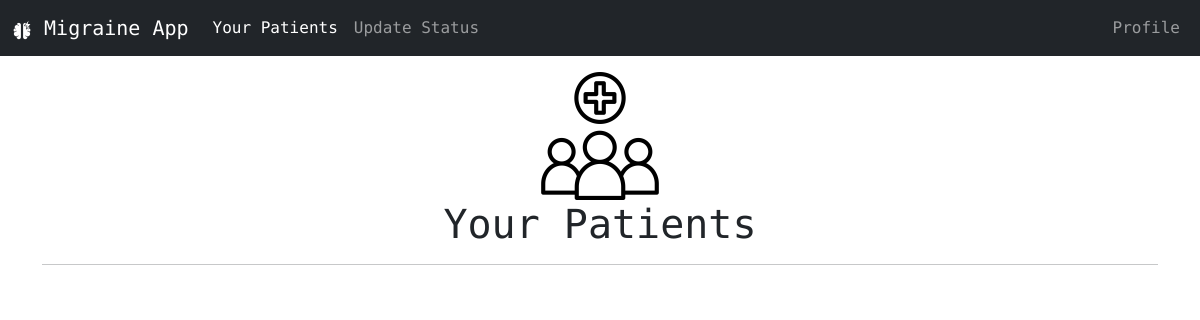
/care_home (signed in), run on an earlier commit of the app's database.
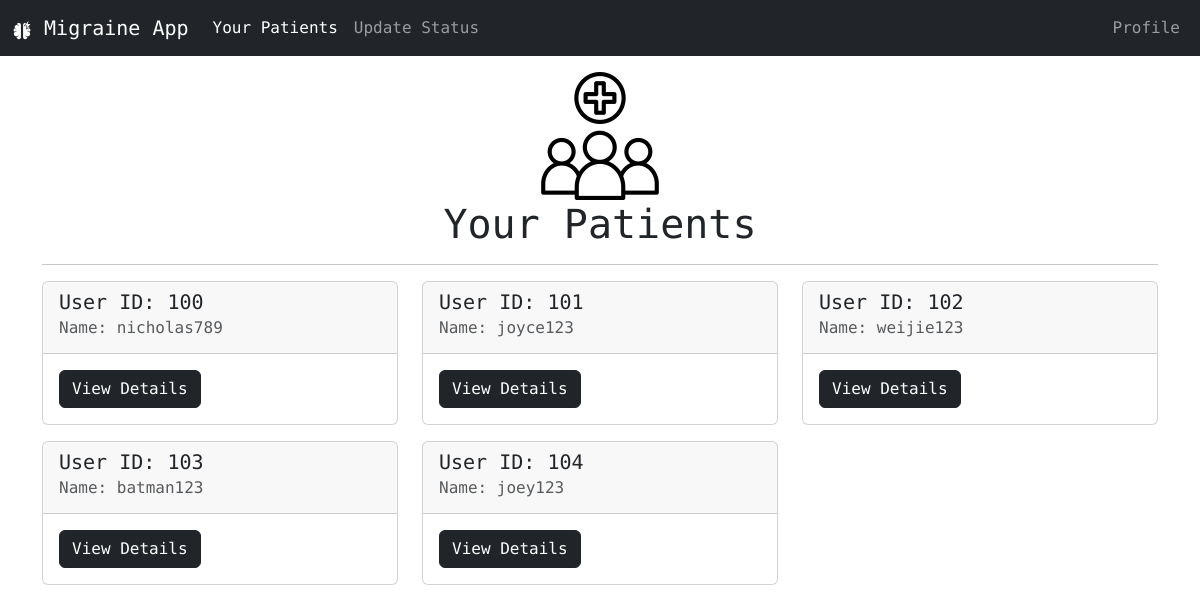
And on a later commit of the database.
### website/models.py (models this page shows)
class User(db.Model, UserMixin):
    id = db.Column(db.Integer, primary_key=True, autoincrement=True)
    email = db.Column(db.String(150), unique=True)
    password = db.Column(db.String(150))
    name = db.Column(db.String(150))
    isActive = db.Column(db.Boolean, default=True)
    caretaker_id = db.Column(db.Integer, db.ForeignKey("caretaker.id"))
    caretaker = db.relationship("Caretaker", back_populates="user")

### website/views.py (the view)
@views.route("/care_home")
@login_required
def care_home():
    print(current_user)
    care_id = current_user.id
    print(care_id)
    user_card = (
        db.session.query(
            User.id,
            User.name
        ).filter(
            User.caretaker_id == care_id
        ).all()
    )
    for i in user_card:
        print(i)
    return render_template("care_home.html", user=current_user, user_card=user_card)

### website/__init__.py (called while the page is built)
def create_app():
    app = Flask(__name__)
    app.config["SECRET_KEY"] = "heisenberg"
    app.config["SQLALCHEMY_DATABASE_URI"] = f"sqlite:///{DB_NAME}"
    db.init_app(app)
    from .views import views
    from .auth import auth
    app.register_blueprint(views, url_prefix="/")
    app.register_blueprint(auth, url_prefix="/")
    from .models import User, Caretaker, Admin
    create_database(app)
    login_manager = LoginManager()
    login_manager.login_view = "auth.login"
    login_manager.login_message = "User needs to be logged in to view this page"
    login_manager.login_message_category = "error"
    login_manager.init_app(app)
    @login_manager.user_loader
    def load_user(email):
        u = User.query.get(email)
        c = Caretaker.query.get(email)
        a = Admin.query.get(email)
        return u or c or a
    return app

### website/templates/care_home.html (shortened to what this page needs)
{% extends 'care_base.html' %}
{% block homeActive%}
    nav-link active
{% endblock %}
{% block body %}
    <div class="text-center m-3">
        <img src="../static/img/yourPatient25%.png" alt="migraine logo">
        <h1>Your Patients</h1>
    </div>
    <hr>
    <div class="row">
        {% for i in user_card %}
            <div class="col-md-4 mb-3">
                <div class="card">
                    <div class="card-header">
                        <h5 class="card-title">User ID: {{ i[0] }}</h5>
                        <h6 class="card-subtitle mb-2 text-muted">Name: {{ i[1] }}</h6>
                    </div>
                    <div class="card-body">
                        <a href="{{ url_for('views.user_details', user_id=i[0]) }}" class="btn btn-dark">View Details</a>
                    </div>
                </div>
            </div>
        {% endfor %}
    </div>
{% endblock %}

What changed in the data, as far as the page shows it:
now on this page (row unchanged): User: id "100", name "nicholas789"
now on this page (row edited): User: id "101", name "joyce123"
now on this page (row unchanged): User: id "102", name "weijie123"
now on this page (row unchanged): User: id "103", name "batman123"
added User: id "104", name "joey123"
